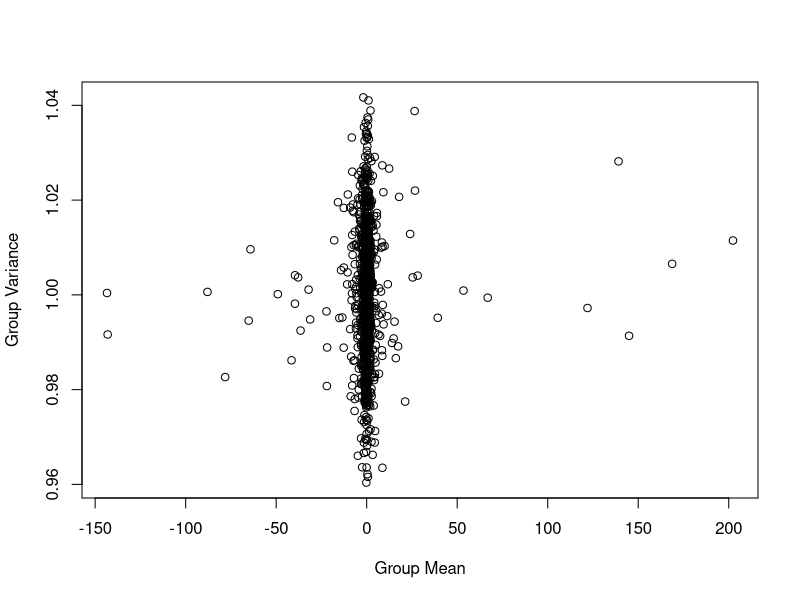

This figure's R source:
# Mean vs Variance plot

res <- read.table("full_res.tsv", sep="\t", row.names=1)
colnames(res) <- c("mean", "var")
plot(res$mean, res$var, type="p", xlab="Group Mean", ylab="Group Variance")